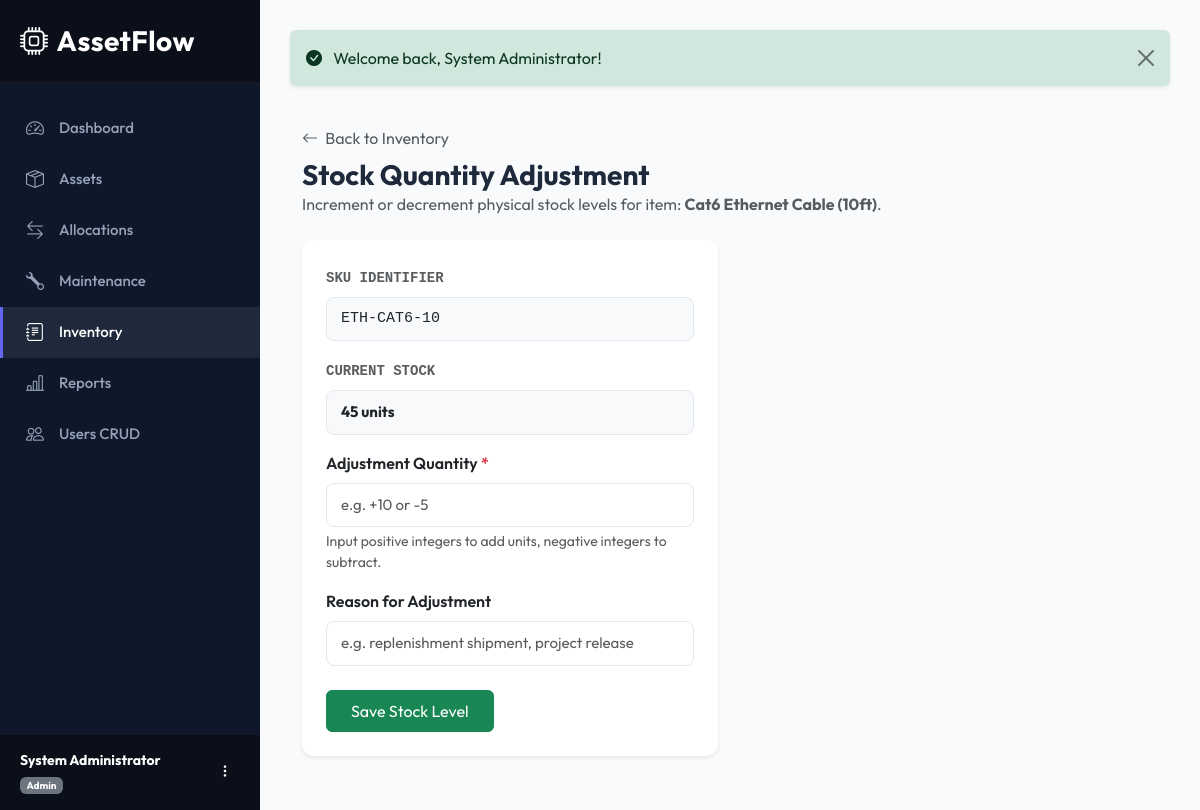
/inventory/edit?id=1&action=adjust (signed in), run on the app's committed database.
### tables this page shows
CREATE TABLE `inventory` (
  `id` INT AUTO_INCREMENT PRIMARY KEY,
  `name` VARCHAR(150) NOT NULL,
  `sku` VARCHAR(100) NOT NULL UNIQUE,
  `quantity` INT NOT NULL DEFAULT 0,
  `min_threshold` INT NOT NULL DEFAULT 5,
  `unit_price` DECIMAL(12,2) NOT NULL DEFAULT 0.00,
  `location` VARCHAR(150) NOT NULL,
  `created_at` TIMESTAMP DEFAULT CURRENT_TIMESTAMP,
  `updated_at` TIMESTAMP DEFAULT CURRENT_TIMESTAMP ON UPDATE CURRENT_TIMESTAMP
);

### app/core/Controller.php (called while the page is built, shortened)
<?php
abstract class Controller {
    protected function view($view, $data = []) {
        View::render($view, $data);
    }
}

### app/controllers/InventoryController.php (called while the page is built, shortened)
<?php
class InventoryController extends Controller {
    private $invModel;
    public function __construct() {
        $this->invModel = new Inventory();
    }
    public function edit() {
        $id = $_GET['id'] ?? null;
        $item = $this->invModel->getById($id);
        $error = '';
        $action = $_GET['action'] ?? 'edit';
        $this->view('inventory/edit', [
            'title' => 'Update Consumable - ' . $item['sku'],
            'item' => $item,
            'action' => $action,
            'error' => $error
        ]);
    }
}

### public/index.php (called while the page is built, shortened)
<?php
require_once __DIR__ . '/../config/database.php';
require_once __DIR__ . '/../config/autoload.php';
if (file_exists(__DIR__ . '/../vendor/autoload.php')) {
    require_once __DIR__ . '/../vendor/autoload.php';
}
$router = new Router();
$router->add('auth/login',           'AuthController@login');
$router->add('auth/register',        'AuthController@register');
$router->add('auth/logout',          'AuthController@logout');
$router->add('auth/forgot-password', 'AuthController@forgotPassword');
$router->add('auth/reset-password',  'AuthController@resetPassword');
$router->add('dashboard',            'DashboardController@index');
$router->add('assets',               'AssetController@index');
$router->add('assets/create',        'AssetController@create');
$router->add('assets/edit',          'AssetController@edit');
$router->add('assets/view',          'AssetController@show');
$router->add('assets/delete',        'AssetController@delete');
$router->add('allocations',          'AllocationController@index');
$router->add('allocations/create',   'AllocationController@create');
$router->add('allocations/return',   'AllocationController@return');
$router->add('maintenance',          'MaintenanceController@index');
$router->add('maintenance/create',   'MaintenanceController@create');
$router->add('maintenance/edit',     'MaintenanceController@edit');
$router->add('inventory',            'InventoryController@index');
$router->add('inventory/create',     'InventoryController@create');
$router->add('inventory/edit',       'InventoryController@edit');
$router->add('reports',              'ReportController@index');
$router->add('reports/valuation',    'ReportController@valuation');
$router->add('reports/maintenance',  'ReportController@maintenance');
$router->add('reports/utilization',  'ReportController@utilization');
$router->add('reports/export',       'ReportController@export');
$router->add('users',                'UserController@index');
$router->add('users/create',         'UserController@create');
$router->add('users/edit',           'UserController@edit');
$router->add('profile',              'UserController@profile');
$router->add('departments',          'DepartmentController@index');
$router->add('departments/create',   'DepartmentController@create');
$router->add('departments/edit',     'DepartmentController@edit');
$router->add('departments/delete',   'DepartmentController@delete');
$router->add('categories',           'CategoryController@index');
$router->add('categories/create',    'CategoryController@create');
$router->add('categories/edit',      'CategoryController@edit');
$router->add('categories/delete',    'CategoryController@delete');
$router->dispatch($_SERVER['REQUEST_URI']);

### config/autoload.php (called while the page is built, shortened)
<?php
spl_autoload_register(function ($class) {
    $prefix = 'App\\';
    $baseDir = dirname(__DIR__) . '/app/';
    $len = strlen($prefix);
    $relativeClass = substr($class, $len);
    $file = $baseDir . str_replace('\\', '/', $relativeClass) . '.php';
});

### app/core/Database.php (called while the page is built, shortened)
<?php
class Database {
    private static $instance = null;
    public static function getConnection() {
        if (self::$instance === null) {
            try {
                $dsn = "mysql:host=" . DB_HOST . ";port=" . DB_PORT . ";dbname=" . DB_NAME . ";charset=utf8mb4";
                self::$instance = new PDO($dsn, DB_USER, DB_PASS, [
                    PDO::ATTR_ERRMODE => PDO::ERRMODE_EXCEPTION,
                    PDO::ATTR_DEFAULT_FETCH_MODE => PDO::FETCH_ASSOC,
                    PDO::ATTR_EMULATE_PREPARES => false,
                ]);
            } catch (PDOException $e) {
                die("Critical System Error: Unable to establish database connection. Details: " . $e->getMessage());
            }
        }
        return self::$instance;
    }
}

### app/core/Model.php (called while the page is built, shortened)
<?php
abstract class Model {
    public function __construct() {
        $this->db = Database::getConnection();
    }
}

### app/models/Inventory.php (called while the page is built, shortened)
<?php
class Inventory extends Model {
    public function getById($id) {
        $stmt = $this->db->prepare("SELECT * FROM inventory WHERE id = :id LIMIT 1");
        $stmt->execute([':id' => $id]);
        return $stmt->fetch();
    }
}

### app/views/inventory/edit.php (the view, shortened to what this page needs)
<div class="container-fluid py-4">
    <div class="mb-4">
        <a href="<?php echo BASE_URL; ?>/inventory" class="text-decoration-none text-muted"><i class="bi bi-arrow-left me-1"></i> Back to Inventory</a>
        <?php if ($action === 'adjust'): ?>
            <h1 class="h3 mt-2 mb-0 fw-bold">Stock Quantity Adjustment</h1>
            <p class="text-muted">Increment or decrement physical stock levels for item: <strong><?php echo htmlspecialchars($item['name']); ?></strong>.</p>
        <?php else: ?>
            <h1 class="h3 mt-2 mb-0 fw-bold">Edit Consumable Details</h1>
            <p class="text-muted">Modifying SKU tracking parameters for <strong><?php echo htmlspecialchars($item['name']); ?></strong>.</p>
        <?php endif; ?>
    </div>
    <div class="row">
        <div class="col-lg-8 col-xl-6">
            <div class="card shadow-sm border-0">
                <div class="card-body p-4">
                    <?php if ($action === 'adjust'): ?>
                        <form action="<?php echo BASE_URL; ?>/inventory/edit?id=<?php echo $item['id']; ?>&action=adjust" method="POST">
                            <div class="mb-3">
                                <label class="form-label fw-semibold text-muted font-monospace small">SKU IDENTIFIER</label>
                                <input type="text" class="form-control bg-light font-monospace" value="<?php echo htmlspecialchars($item['sku']); ?>" readonly>
                            </div>
                            <div class="mb-3">
                                <label class="form-label fw-semibold text-muted font-monospace small">CURRENT STOCK</label>
                                <input type="text" class="form-control bg-light fw-bold text-indigo" value="<?php echo htmlspecialchars($item['quantity']); ?> units" readonly>
                            </div>
                            <div class="mb-3">
                                <label for="quantity_change" class="form-label fw-semibold">Adjustment Quantity <span class="text-danger">*</span></label>
                                <input type="number" class="form-control" id="quantity_change" name="quantity_change" placeholder="e.g. +10 or -5" required autofocus>
                                <div class="form-text">Input positive integers to add units, negative integers to subtract.</div>
                            </div>
                            <div class="mb-4">
                                <label for="reason" class="form-label fw-semibold">Reason for Adjustment</label>
                                <input type="text" class="form-control" id="reason" name="reason" placeholder="e.g. replenishment shipment, project release">
                            </div>
                            <button type="submit" class="btn btn-success px-4 py-2">Save Stock Level</button>
                        </form>
                    <?php endif; ?>
                </div>
            </div>
        </div>
    </div>
</div>

### public/css/style.css (style rules this page uses)
:root { --primary-bg: #f8fafc; --sidebar-bg: #0f172a; --sidebar-hover: #1e293b; --accent-color: #6366f1; --accent-hover: #4f46e5; --card-shadow: 0 4px 20px -2px rgba(0, 0, 0, 0.05), 0 2px 5px -1px rgba(0, 0, 0, 0.03); --hover-transition: all 0.25s cubic-bezier(0.4, 0, 0.2, 1); --text-main: #1e293b; --text-muted: #64748b; --border-color: #e2e8f0; }
body { font-family: 'Outfit', -apple-system, BlinkMacSystemFont, "Segoe UI", Roboto, sans-serif; background-color: var(--primary-bg); color: var(--text-main); overflow-x: hidden; }
.card { border: none; border-radius: 12px; box-shadow: var(--card-shadow); transition: var(--hover-transition); background: #fff; }
.form-control, .form-select { padding: 10px 14px; border-radius: 8px; border: 1px solid var(--border-color); font-size: 15px; transition: var(--hover-transition); }

### data on the page
inventory: name "Cat6 Ethernet Cable (10ft)", sku "ETH-CAT6-10", quantity "45 units"

### other printed values
$userName "System Administrator"
$role "Admin"
Session::getFlash('success') "Welcome back, System Administrator!"
